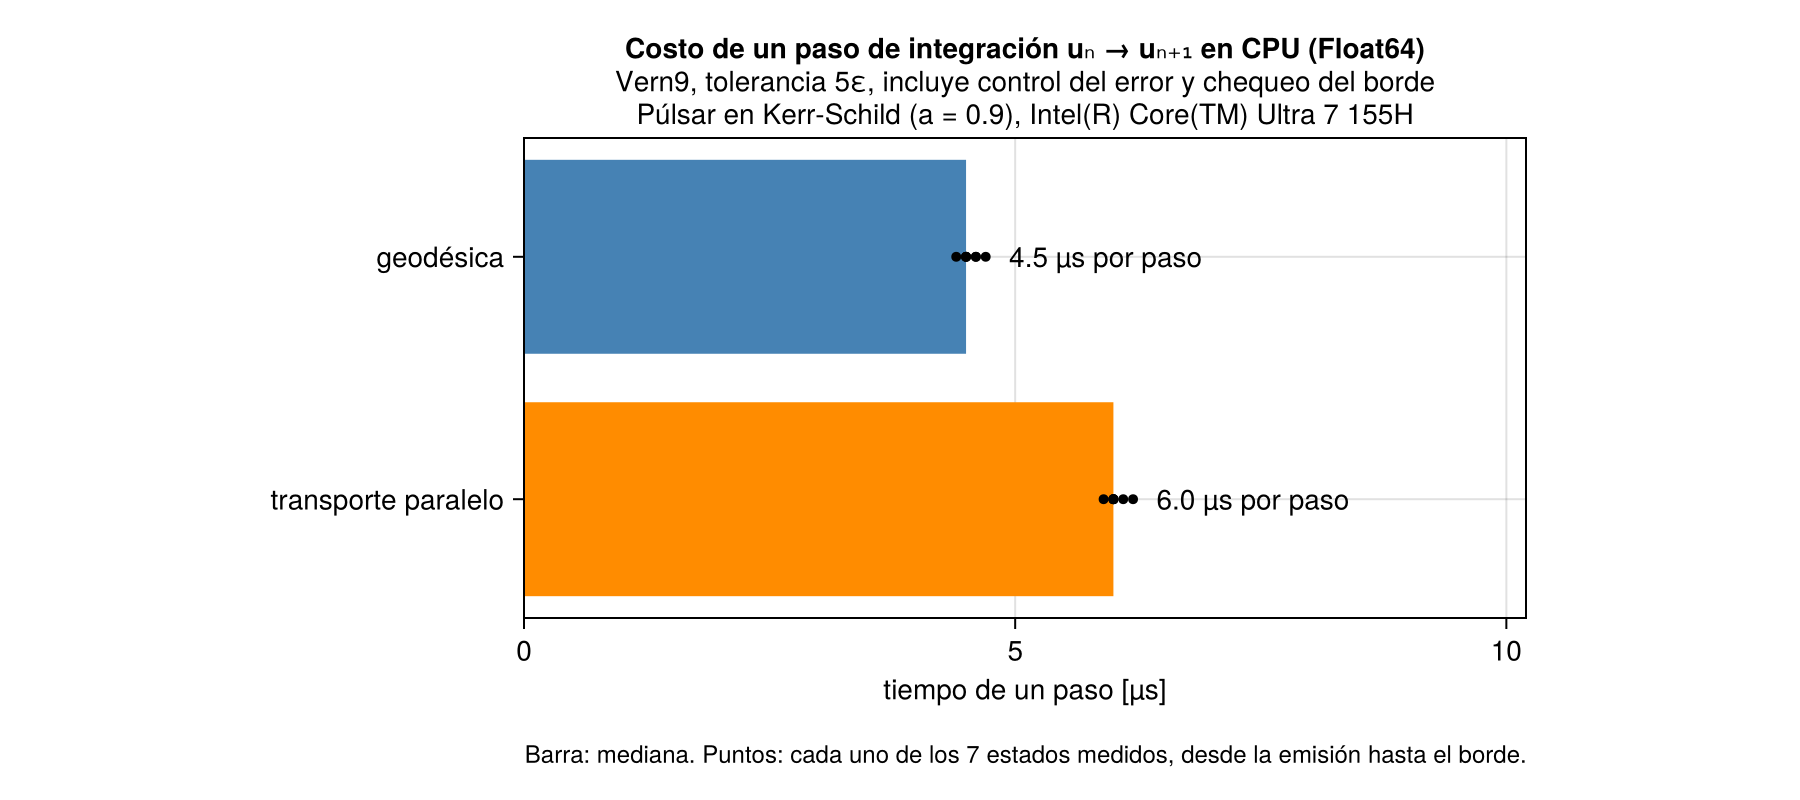

Write Julia code to recreate this figure.
# ==================================================================================== #
# Cost of ONE integration step on the CPU (Float64): given a state u_n, how long does  #
# it take to obtain the next state u_{n+1}? Measured with BenchmarkTools.              #
# Not part of the tests. Run from the project folder:                                  #
#   julia --project=benchmark benchmark/integration_step.jl                            #
# Prints a table and saves benchmark/integration_step.png (used in the README).        #
#                                                                                      #
# How:                                                                                 #
#   1. A real trajectory of the pulsar is integrated, saving every state u_n and the   #
#      step size h_n used by the simulation.                                           #
#   2. For several states along it (from the emission to the boundary), an integrator  #
#      is created at u_n with h_n and the same options as propagate on the CPU:        #
#      Vern9, tolerance 5 eps(Float64), boundary callback.                             #
#   3. @benchmark repeats only step!(integrator), u_n -> u_{n+1}, many times from the   #
#      same u_n (creating the integrator again before each repetition is not timed).   #
# The step includes everything the simulation does between two states: the 16         #
# evaluations of the right-hand side f(u), the combination of the stages, the error   #
# control and the check of the boundary callback.                                      #
# ==================================================================================== #
using RayTracingGR, StaticArrays, KernelAbstractions, SciMLBase, BenchmarkTools, Printf, Statistics
import OrdinaryDiffEqVerner: Vern9
using CairoMakie
const RT = RayTracingGR

# ---------------- scenario: pulsar in Kerr-Schild coordinates, Float64 ----------------
const spacetime = Kerr.KerrSchildCoordinates(1.0, 0.9)
const region    = PulsarRegion(5.0, 50.0)
const p         = RT.IntegrationParameters(spacetime)
const tol       = RT.default_tolerance(Float64)
const callback  = boundary_callback(region, CPU())
const NSTATES   = 7                        # states measured along the trajectory

# Photon emitted at r ≈ 11 with null momentum (g_{μν} k^μ k^ν = 0).
# Parallel transport: the transported vector f^μ = (0, 1, 0, 0) is appended (only for timing).
function initial_state(N)
    x  = SVector(0.0, 8.0, 5.0, 6.0)
    n3 = SVector(0.6, 0.0, 0.8)
    g  = metric(spacetime, x); ks = SVector(0.0, n3...)
    a = g[1,1]; b = 2 * (g[1,2] * n3[1] + g[1,3] * n3[2] + g[1,4] * n3[3]); c = ks' * g * ks
    u = vcat(x, SVector((-b - sqrt(b^2 - 4a*c)) / (2a), n3...))
    return N == 8 ? u : vcat(u, SVector(0.0, 1.0, 0.0, 0.0, 0.0, 0.0, 0.0, 0.0))
end

new_integrator(prob, h) = SciMLBase.init(prob, Vern9(); callback = callback, abstol = tol, reltol = tol, dt = h,
                                         save_everystep = false, save_start = false)

function measure(name, rhs, N)
    # 1. real trajectory: every state u_n and step size h_n of the simulation
    prob    = SciMLBase.ODEProblem{false}(rhs, initial_state(N), (0.0, 500.0), p)
    traj    = SciMLBase.solve(prob, Vern9(); callback = callback, abstol = tol, reltol = tol)
    n_steps = length(traj.t) - 1
    # 2. and 3. one step u_n -> u_{n+1}, repeated many times from the same u_n
    states = map(round.(Int, range(2, n_steps - 2, length = NSTATES))) do n
        u_n, h_n = traj.u[n], traj.t[n+1] - traj.t[n]
        prob_n   = SciMLBase.remake(prob; u0 = u_n, tspan = (traj.t[n], 500.0))
        t        = median(@benchmark SciMLBase.step!(integ) setup = (integ = new_integrator($prob_n, $h_n)) evals = 1).time / 1000
        r        = coordinate_radius(spacetime, SVector(u_n[1], u_n[2], u_n[3], u_n[4]))
        (n = n, r = r, h = h_n, t = t)
    end
    return (name = name, n_steps = n_steps, states = states, t_step = median([s.t for s in states]))
end

println("CPU    : ", Sys.cpu_info()[1].model)
println("Julia  : ", VERSION, ", Float64, Vern9, tolerance 5 eps = ", tol)
println("Case   : Kerr-Schild a = 0.9, pulsar 5 < r < 50, one ray, ", NSTATES, " states along it")

results = [measure("geodésica", RT.geodesic_equations_Vacuum, 8),
           measure("transporte paralelo", RT.parallel_transport_equations_Vacuum, 16)]

for res in results
    println("\n--- ", res.name, " (trajectory of ", res.n_steps, " steps) ---")
    @printf("    %6s %8s %8s %16s\n", "step n", "r", "h_n", "u_n -> u_{n+1}")
    for s in res.states
        @printf("    %6d %8.1f %8.3f %13.2f µs\n", s.n, s.r, s.h, s.t)
    end
    @printf("    median: %.2f µs per step -> whole trajectory ≈ %d × %.2f µs ≈ %.2f ms\n",
            res.t_step, res.n_steps, res.t_step, res.n_steps * res.t_step / 1000)
end

# ---------------- figure ----------------
names = [res.name for res in results]
fig   = Figure(size = (900, 400))
ax    = Axis(fig[1, 1]; xlabel = "tiempo de un paso [µs]", yticks = (1:2, names), yreversed = true,
             title = "Costo de un paso de integración uₙ → uₙ₊₁ en CPU (Float64)",
             subtitle = "Vern9, tolerancia 5ε, incluye control del error y chequeo del borde\n" *
                        "Púlsar en Kerr-Schild (a = 0.9), $(Sys.cpu_info()[1].model)")
barplot!(ax, 1:2, [res.t_step for res in results]; direction = :x, color = [:steelblue, :darkorange])
for (i, res) in enumerate(results)
    # one point per measured state: the cost does not depend on where the ray is
    points = [s.t for s in res.states]
    scatter!(ax, points, fill(i, length(points)); color = :black, markersize = 7)
    text!(ax, maximum(points), i; text = @sprintf("   %.1f µs por paso", res.t_step), align = (:left, :center), fontsize = 14)
end
xlims!(ax, 0, 1.7 * maximum(res.t_step for res in results))
Label(fig[2, 1], "Barra: mediana. Puntos: cada uno de los $NSTATES estados medidos, desde la emisión hasta el borde.";
      fontsize = 12)
path = joinpath(@__DIR__, "integration_step.png")
save(path, fig; px_per_unit = 2)
println("\nFigure saved to ", path)
